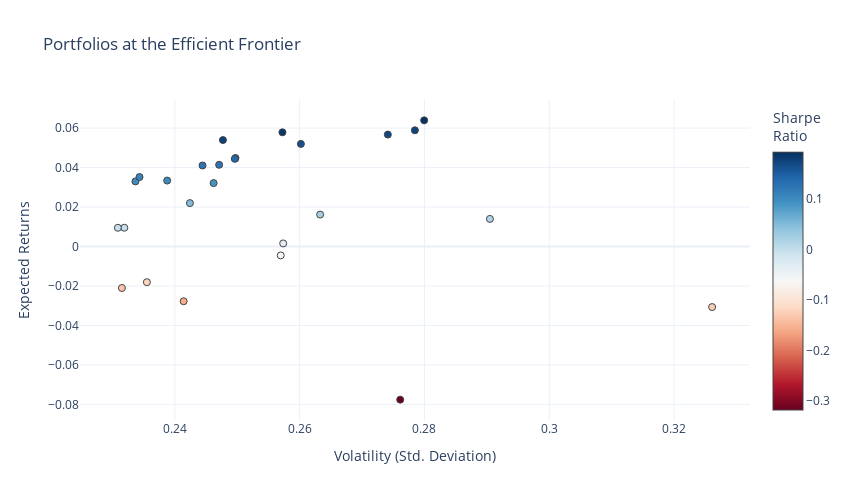

The code cell stored with this chart in its notebook:
### Code cell
#create an array of the mean-variance pairs
mean_variance_pairs = np.array(mean_variance_pairs)

#sample risk free rate
risk_free_rate=0.01

#plot the efficient frontier
fig1 = go.Figure()
fig1.add_trace(go.Scatter(x=mean_variance_pairs[:,1]**0.5, y=mean_variance_pairs[:,0], 
                      marker=dict(color=(mean_variance_pairs[:,0]-risk_free_rate)/(mean_variance_pairs[:,1]**0.5), 
                                  showscale=True, 
                                  size=7,
                                  line=dict(width=1),
                                  colorscale="RdBu",
                                  colorbar=dict(title="Sharpe<br>Ratio")
                                 ), 
                      mode='markers',
                      text=[str(np.array(tickers_list[i])) + "<br>" + str(np.array(portfolio_weights[i]).round(2)) for i in range(len(tickers_list))]))
fig1.update_layout(template='plotly_white',
                  xaxis=dict(title='Volatility (Std. Deviation)'),
                  yaxis=dict(title='Expected Returns'),
                  title='Portfolios at the Efficient Frontier',
                  width=850,
                  height=500)

pio.show(fig1)

### Figure 1 — Plotly figure (JSON) as saved in the notebook; plotly's stock layout.template omitted (floating-point values rounded to 4 significant figures)
{"data": [{"marker": {"color": [-0.1248, 0.01372, -0.3172, 0.02343, -0.03278, -0.1564, -0.0565, 0.08983, -0.1192, 0.1271, 0.1756, 0.04947, -0.134, 0.1395, -0.002133, 0.09841, 0.1704, 0.1614, 0.09807, 0.1926, 0.1379, 0.1271, 0.1774, 0.1861, -0.002248, 0.1075], "colorbar": {"title": {"text": "Sharpe<br>Ratio"}}, "colorscale": [[0, "rgb(103,0,31)"], [0.1, "rgb(178,24,43)"], [0.2, "rgb(214,96,77)"], [0.3, "rgb(244,165,130)"], [0.4, "rgb(253,219,199)"], [0.5, "rgb(247,247,247)"], [0.6, "rgb(209,229,240)"], [0.7, "rgb(146,197,222)"], [0.8, "rgb(67,147,195)"], [0.9, "rgb(33,102,172)"], [1, "rgb(5,48,97)"]], "line": {"width": 1}, "showscale": true, "size": 7}, "mode": "markers", "text": ["['PGOLD' 'MPI' 'AP' 'MBT' 'JFC' 'MWC' 'SMC' 'MEG']<br>[0.1  0.1  0.   0.17 0.23 0.2  0.16 0.02]", "['MEG' 'MWC' 'PHN' 'AC' 'JFC' 'AP' 'MPI' 'PGOLD']<br>[0.08 0.2  0.17 0.01 0.19 0.15 0.08 0.12]", "['AEV' 'MBT' 'MEG' 'SECB' 'AP' 'MPI' 'PGOLD' 'SMC']<br>[0.17 0.14 0.1  0.18 0.14 0.01 0.13 0.15]", "['SMC' 'PHN' 'AP' 'SECB' 'AEV' 'MWC' 'JFC' 'PGOLD']<br>[0.16 0.18 0.25 0.01 0.1  0.   0.18 0.12]", "['MPI' 'JFC' 'PHN' 'PGOLD' 'ALI' 'AP' 'MWC' 'AEV']<br>[0.15 0.07 0.16 0.18 0.03 0.23 0.11 0.07]", "['MBT' 'PHN' 'ALI' 'PGOLD' 'SECB' 'AP' 'AEV' 'MPI']<br>[0.12 0.19 0.06 0.13 0.14 0.12 0.08 0.17]", "['PGOLD' 'SECB' 'MPI' 'ALI' 'AP' 'SMC' 'PHN' 'JFC']<br>[0.2  0.02 0.2  0.06 0.05 0.24 0.19 0.05]", "['SMC' 'ALI' 'SECB' 'AP' 'PHN' 'MWC' 'PGOLD' 'MBT']<br>[0.26 0.06 0.02 0.16 0.24 0.1  0.14 0.03]", "['SMC' 'MBT' 'PHN' 'AP' 'AC' 'SECB' 'MEG' 'PGOLD']<br>[0.09 0.17 0.16 0.21 0.1  0.07 0.05 0.15]", "['SECB' 'PHN' 'AEV' 'AC' 'AP' 'PGOLD' 'SMC' 'JFC']<br>[0.1  0.35 0.01 0.03 0.12 0.24 0.01 0.14]", "['JFC' 'AP' 'PHN' 'SMC' 'SECB' 'AEV' 'MEG' 'ALI']<br>[0.1  0.   0.41 0.17 0.06 0.   0.04 0.21]", "['PGOLD' 'JFC' 'MWC' 'AP' 'MBT' 'AC' 'PHN' 'ALI']<br>[0.18 0.03 0.03 0.11 0.2  0.11 0.28 0.07]", "['PHN' 'PGOLD' 'AC' 'MBT' 'AEV' 'SECB' 'MPI' 'AP']<br>[0.19 0.14 0.08 0.14 0.03 0.13 0.09 0.2 ]", "['MPI' 'PHN' 'MWC' 'MBT' 'AP' 'AEV' 'JFC' 'MEG']<br>[0.02 0.34 0.03 0.08 0.24 0.18 0.04 0.07]", "['MPI' 'PGOLD' 'SMC' 'SECB' 'AP' 'PHN' 'ALI' 'MEG']<br>[0.12 0.09 0.12 0.04 0.24 0.27 0.01 0.11]", "['ALI' 'AP' 'AEV' 'MBT' 'PGOLD' 'AC' 'PHN' 'MPI']<br>[0.05 0.22 0.1  0.18 0.11 0.03 0.31 0.  ]", "['JFC' 'SECB' 'MWC' 'AC' 'AEV' 'AP' 'PHN' 'ALI']<br>[0.24 0.01 0.07 0.15 0.01 0.19 0.31 0.  ]", "['JFC' 'MPI' 'MBT' 'SMC' 'AEV' 'MWC' 'MEG' 'PHN']<br>[0.02 0.23 0.03 0.07 0.1  0.05 0.08 0.42]", "['PGOLD' 'MBT' 'PHN' 'JFC' 'SMC' 'AP' 'AC' 'MPI']<br>[0.08 0.2  0.31 0.08 0.03 0.12 0.14 0.03]", "['AC' 'MPI' 'AEV' 'SMC' 'ALI' 'JFC' 'AP' 'PHN']<br>[0.04 0.   0.01 0.11 0.08 0.26 0.14 0.35]", "['MWC' 'SECB' 'SMC' 'MPI' 'MEG' 'PHN' 'AC' 'AP']<br>[0.03 0.21 0.14 0.   0.1  0.44 0.02 0.06]", "['AEV' 'SMC' 'PGOLD' 'MWC' 'AP' 'SECB' 'AC' 'PHN']<br>[0.16 0.15 0.07 0.04 0.06 0.16 0.   0.35]", "['JFC' 'AEV' 'PGOLD' 'SMC' 'PHN' 'AC' 'MBT' 'MEG']<br>[0.01 0.03 0.01 0.13 0.4  0.07 0.31 0.03]", "['AP' 'MEG' 'AC' 'ALI' 'SECB' 'SMC' 'MWC' 'PHN']<br>[0.08 0.08 0.03 0.01 0.04 0.31 0.1  0.36]", "['SMC' 'PHN' 'MWC' 'MBT' 'SECB' 'AP' 'PGOLD' 'MEG']<br>[0.13 0.24 0.04 0.2  0.03 0.24 0.04 0.08]", "['MBT' 'PGOLD' 'MWC' 'MPI' 'SMC' 'SECB' 'AP' 'PHN']<br>[0.13 0.07 0.11 0.1  0.13 0.01 0.17 0.28]"], "type": "scatter", "x": [0.3261, 0.2905, 0.2761, 0.2633, 0.2574, 0.2414, 0.257, 0.2462, 0.2355, 0.2471, 0.2785, 0.2424, 0.2315, 0.2497, 0.2319, 0.2337, 0.2741, 0.2602, 0.2388, 0.28, 0.2496, 0.2444, 0.2477, 0.2572, 0.2309, 0.2343], "y": [-0.03069, 0.01398, -0.07759, 0.01617, 0.001565, -0.02775, -0.004518, 0.03212, -0.01808, 0.0414, 0.05889, 0.02199, -0.02102, 0.04485, 0.009505, 0.033, 0.05672, 0.052, 0.03342, 0.06391, 0.04441, 0.04106, 0.05394, 0.05788, 0.009481, 0.03519]}], "layout": {"height": 500, "title": {"text": "Portfolios at the Efficient Frontier"}, "width": 850, "xaxis": {"autorange": true, "range": [0.2248, 0.3322], "title": {"text": "Volatility (Std. Deviation)"}, "type": "linear"}, "yaxis": {"autorange": true, "range": [-0.08792, 0.07424], "title": {"text": "Expected Returns"}, "type": "linear"}}}
